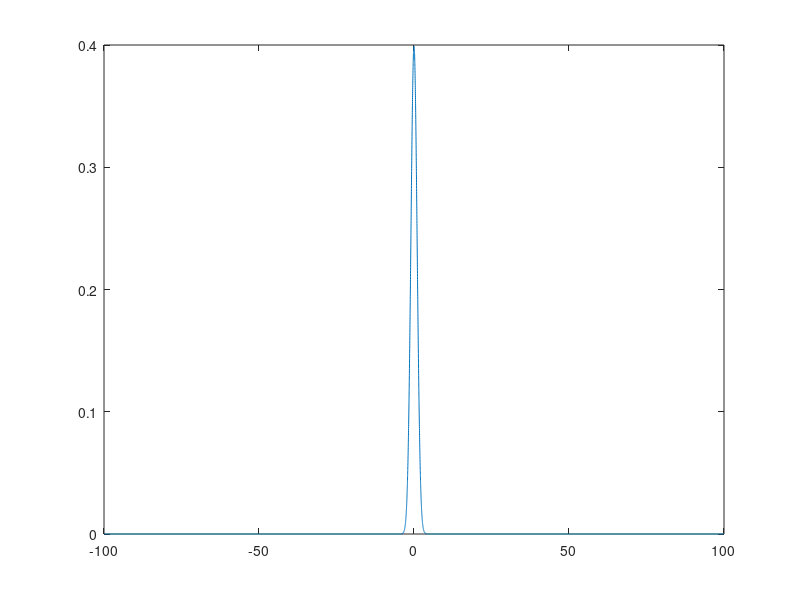
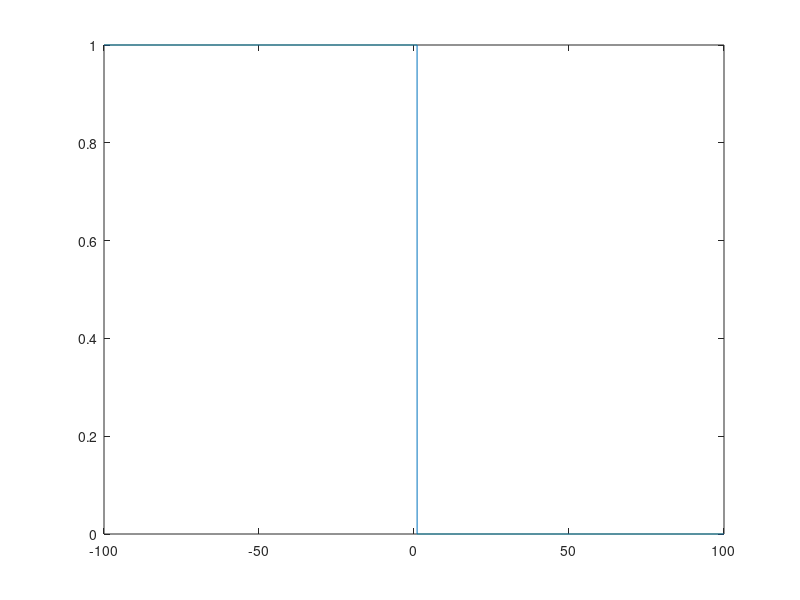
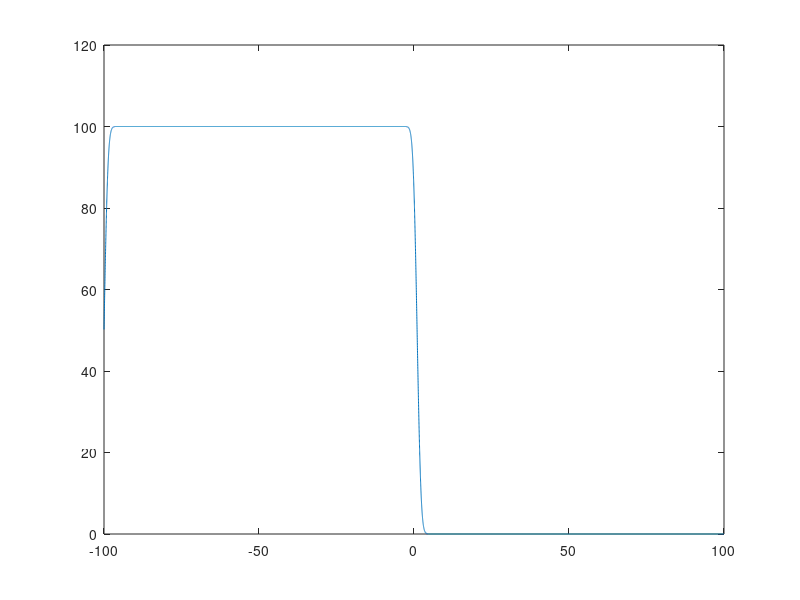

The MATLAB source for these figures, in order: (Note: this script raises an error after producing the figures.)
n=20;

close all
t=-100:0.01:100;
u=t<1;
sigma=1;
y=1/(2*pi*sigma^2)^0.5*exp(-t.^2/(2*sigma^2));
% sum(y)*0.1
figure;plot(t,y)
figure;plot(t,u)
conv_f=conv(double(u),y,'same');
figure;plot(t,conv_f)

pS = polyfit(xS,double(conv_f),n);
fS = polyval(pS,xS);
